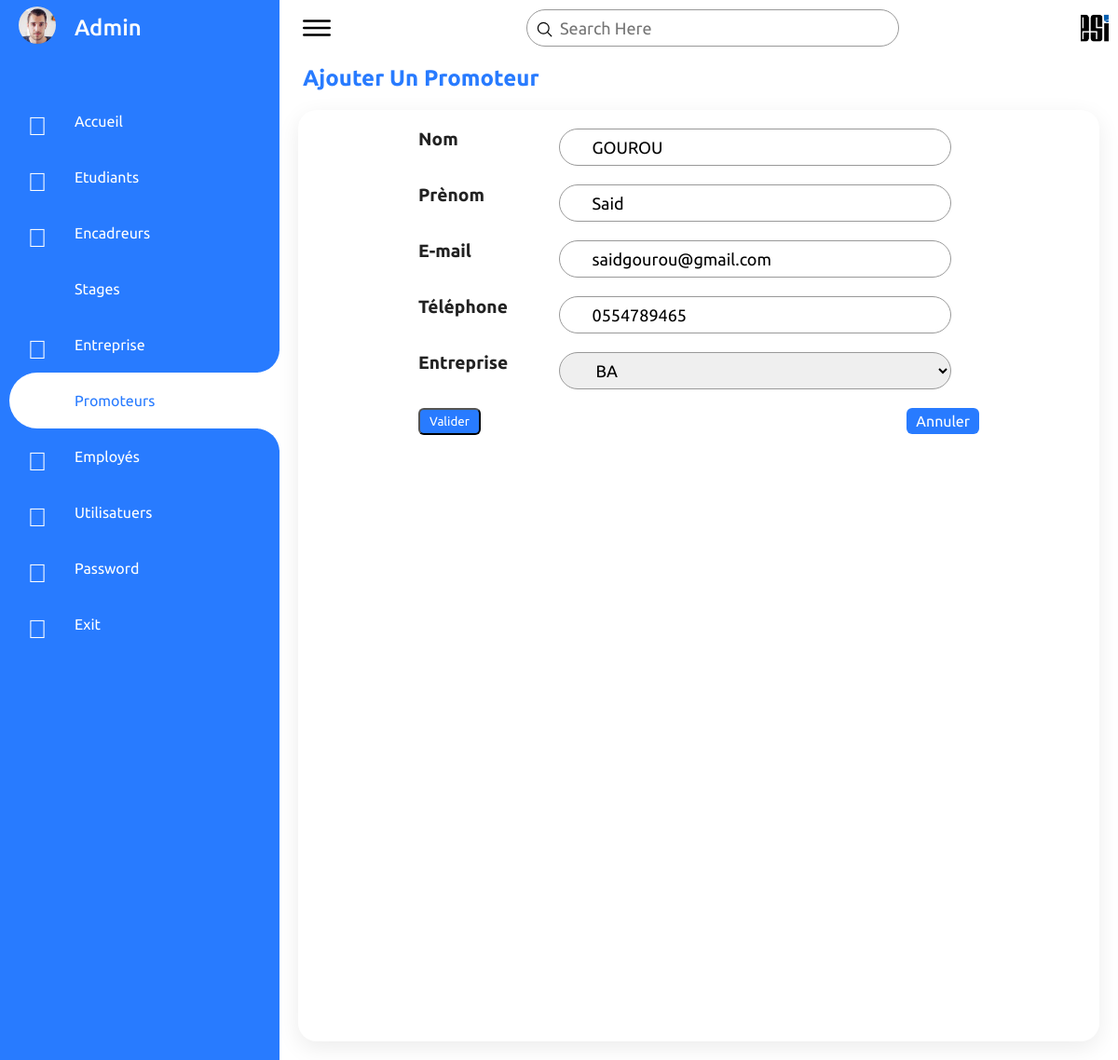
The app's page /updatepromoter/1/ (signed in) with its own data.
### GestionStages/models.py (models this page shows, shortened)
class Employee(models.Model):
    user         = models.OneToOneField(User,null=True, on_delete=models.CASCADE,unique=TRUE)
    name         = models.CharField(max_length=190)
    surname      = models.CharField(max_length=190)
    email        = models.EmailField(max_length=190)
    phone        = models.CharField(max_length=10)
    photo        = models.ImageField(upload_to = 'images/' ,default='images/user.png',null=True)
    date_created = models.DateTimeField(auto_now_add=True, null=True)

class Promoter(models.Model):
    name         = models.CharField(max_length=190)
    surname      = models.CharField(max_length=190)
    email        = models.EmailField(max_length=190)
    phone        = models.CharField(max_length=10)
    company      = models.ForeignKey(Company, on_delete=models.CASCADE)
    date_created = models.DateTimeField(auto_now_add=True, null=True)

### GestionStages/decorators.py (the view)
        def wrapper_func(request , *args,**kwargs):
            group = None
            if request.user.groups.exists():
               group =  request.user.groups.all()[0].name
            if group == 'admin':
               return view_func(request , *args,**kwargs)
            else:
                if group == 'student':
                    return redirect('studenthome')
                else:
                    if group == 'teacher':
                        return redirect('teacherhome')

### GestionStages/forms.py
class PromoterForm(ModelForm):
    class Meta:
        model = Promoter
        fields = '__all__'
        widgets = {
            'name': forms.TextInput(attrs={'class':'form-control','type':'name','id':'exampleInputName'}),
            'surname': forms.TextInput(attrs={'class':'form-control','type':'surname','id':'exampleInputSurname'}),
            'email': forms.TextInput(attrs={'class':'form-control','type':'email','id':'exampleInputEmail1','placeholder':'exemple@gmail.com'}),
            'phone': forms.TextInput(attrs={'class':'form-control','type':'phone','id':'exampleInputPhone'}),
            'company': forms.Select(attrs={'class':'form-control','type':'company','id':'exampleSelectCompany'}),
        }

### GestionStages/models.py (called while the page is built)
    def __str__(self):
        return (self.name)

### GestionStages/templates/promoterform.html (shortened to what this page needs)
{% extends 'main.html' %}
{% load static %}
{% block content%}
<div class="main">
    {% include 'topbar.html' %}
    <h2 style="color: #287bff; margin-left:25px; margin-top:10px">Ajouter Un Promoteur</h2>
    <div class="studentsformpage">
        <div class="studentsform">
            <form method="POST" enctype="multipart/form-data">
                <div class="fields">
                    <div class="form-group">
                        <label for="exampleInputSurname">Nom</label>
                        {{form.surname}}
                    </div>
                    <div class="form-group">
                        <label for="exampleInputName">Prènom</label>
                        {{form.name}}
                    </div>
                    <div class="form-group">
                        <label for="exampleInputEmail1">E-mail</label>
                        {{form.email}}
                    </div>
                    <div class="form-group">
                        <label for="exampleInputPhone">Téléphone</label>
                        {{form.phone}}
                    </div>
                    <div class="form-group">
                        <label for="exampleSelectCompany">Entreprise</label>
                        {{form.company}}
                    </div>
                    <button type="submit" class="btn btn-primary" style="color:white;">Valider</button>
                    <a href="{% url 'promoters' %}" class="btn">Annuler</a>
               </div>
            </form>
        </div>
    </div>
</div>
{% endblock %}

### GestionStages/templates/menu.html (shortened to what this page needs)
{% load static %}
<div class="navigation">
    <ul>
        <li>
            <a href="{% url 'changephoto' request.user.employee.id 1 %}">
                <span class="icon"><img  src="/media/{{request.user.employee.photo}}"></img></span>
                <span class="title" style="font-size: 1.5em;font-weight: 500;">{{request.user.employee.name}}</span>
            </a>
        </li>
        <li class="{{hovered1}}">
            <a href="{% url 'home' %}">
                <span class="icon"><span style="font-size: 1.75em;"><i class="fal fa-home"></i></span></span>
                <span class="title">Accueil</span>
            </a>
        </li>
        <li class="{{hovered2}}">
            <a href="{% url 'students' %}">
                <span class="icon"><span style="font-size: 1.75em;"><i class="fal fa-user-graduate"></i></span></span>
                <span class="title">Etudiants</span>
            </a>
        </li>
        <li class="{{hovered3}}">
            <a href="{% url 'teachers' %}">
                <span class="icon"><span style="font-size: 1.75em;"><i class="fal fa-chalkboard-teacher"></i></span></span>
                <span class="title">Encadreurs</span>
            </a>
        </li>
        <li class="">
            <a href="{% url 'stages1cpi' %}">
                <span class="icon"><span style="font-size: 1.75em;"></span></span>
                <span class="title">Stages</span>
            </a>
        </li>
        <li class="{{hovered5}}">
            <a href="{% url 'companies' %}">
                <span class="icon"><span style="font-size: 1.75em;"><i class="fal fa-building"></i></span></span>
                <span class="title">Entreprise</span>
            </a>
        </li>
        <li class="{{hovered6}}">
            <a href="{% url 'promoters' %}">
                <span class="icon"><span style="font-size: 1.75em;"></span></span>
                <span class="title">Promoteurs</span>
            </a>
        </li>
        <li class="{{hovered8}}">
            <a href="{% url 'employees' %}">
                <span class="icon"><span style="font-size: 1.75em;"><i class="fal fa-people-carry"></i></span></span>
                <span class="title">Employés</span>
            </a>
        </li>
        <li class="{{hovered7}}">
            <a href="{% url 'users' %}">
                <span class="icon"><span style="font-size: 1.75em;"><i class="fal fa-users"></i></span></span>
                <span class="title">Utilisatuers</span>
            </a>
        </li>
        <li class="#">
            <a href="{% url 'passwordemp' request.user.id %}">
                <span class="icon"><span style="font-size: 1.75em;"><i class="fal fa-key"></i></span></span>
                <span class="title">Password</span>
            </a>
        </li>
        <li>
            <a href="{% url 'logout' %}">
                <span class="icon"><span style="font-size: 1.75em;"><i class="fal fa-sign-out-alt"></i></span></span>
                <span class="title">Exit</span>
            </a>
        </li>
    </ul>
</div>

### GestionStages/static/css/style.css (style rules this page uses)
* { margin: 0; padding: 0; box-sizing: border-box; font-family: 'Ubuntu', sans-serif; }
:root { --blue: #287bff; --white: #fff; --grey: #f5f5f5; --black1: #222; --black2: #999; }
body { min-height: 100vh; overflow-x: hidden; }
.navigation { position: fixed; width: 300px; height: 100%; background: var(--blue); border-Left: 10px solid var(--blue); transition: 0.5s; overflow: hidden; }
.navigation ul { position: absolute; top: 0; left: 0; width: 100%; }
.navigation ul li { position: relative; width: 100%; list-style: none; border-top-left-radius: 30px; border-bottom-left-radius: 30px; }
.navigation ul li:hover, .navigation ul li.hovered { background: var(--white); }
.navigation ul li:nth-child(1) { margin-bottom: 40px; }
.navigation ul li a { position: relative; display: block; width: 100%; display: flex; text-decoration: none; color: var(--white); }
.navigation ul li:hover a, .navigation ul li.hovered a { color: var(--blue); }
.navigation ul li a .icon { position: relative; display: block; min-width: 60px; height: 60px; line-height: 70px; text-align: center; }
.navigation ul li a .icon img { font-size: 1.75em; border-radius: 50%; margin-top: 7px; }
.navigation ul li a .title { position: relative; display: block; padding: 0 10px; height: 60px; line-height: 60px; text-align: start; white-space: nowrap; }
.navigation ul li:hover a::before, .navigation ul li.hovered a::before { content: ''; position: absolute; right: 0; top: -50px; width: 50px; height: 50px; background: transparent; border-radius: 50%; box-shadow: 35px 35px 0 10px var(--white); pointer-events: none; }
.navigation ul li:hover a::after, .navigation ul li.hovered a::after { content: ''; position: absolute; right: 0; bottom: -50px; width: 50px; height: 50px; background: transparent; border-radius: 50%; box-shadow: 35px -35px 0 10px var(--white); pointer-events: none; }
.main { position: absolute; width: calc(100% - 300px); left: 300px; min-height: 100vh; background: var(--white); transition: 0.5s; }
.btn { position: relative; padding: 5px 10px; background: var(--blue); text-decoration: none; color: var(--white); border-radius: 6px; }
.btn.btn-primary { position: relative; padding: 5px 10px; background: var(--blue); text-decoration: none; color: var(--white); border-radius: 6px; }
.studentsform { position: relative; width: 100%; }
.studentsform label { color: var(--black1); font-weight: 600; margin-right: 10px; }
.studentsformpage { position: relative; width: 100%; padding: 20px; grid-template-columns: 2fr 1fr; grid-gap: 30px; }
.studentsformpage .studentsform { position: relative; display: grid; min-height: 1000px; width: 100%; background: var(--white); padding: 20px; box-shadow: 0 7px 25px rgba(0, 0, 0, 0.08); border-radius: 20px; overflow: hidden; }
.fields { position: absolute; left: 15%; right: 15%; width: 70%; min-height: 100%; }
.fields .form-group { position: relative; width: 100%; height: 40px; margin-bottom: 20px; }
.fields .form-group label { position: relative; width: 30%; font-size: 1.2em; }
.fields .form-group input { width: 70%; height: 100%; border-radius: 40px; padding: 5px 20px; padding-left: 35px; font-size: 18px; outline: none; left: 25%; right: 15%; position: absolute; border: 1px solid var(--black2); }
.fields .form-group select { width: 70%; height: 100%; border-radius: 40px; padding: 5px 20px; padding-left: 35px; font-size: 18px; outline: none; left: 25%; right: 15%; position: absolute; border: 1px solid var(--black2); }
.fields a { position: absolute; right: 0; }
.navigation ul li a .icon img { font-size: 1.75em; width: 40px; height: 40px; object-fit: cover; }

### records on screen
Promoter: surname "GOUROU", name "Said", email "saidgourou@gmail.com", phone "0554789465", company "BA"

### other values on screen
{{ request.user.employee.name }} "Admin"
